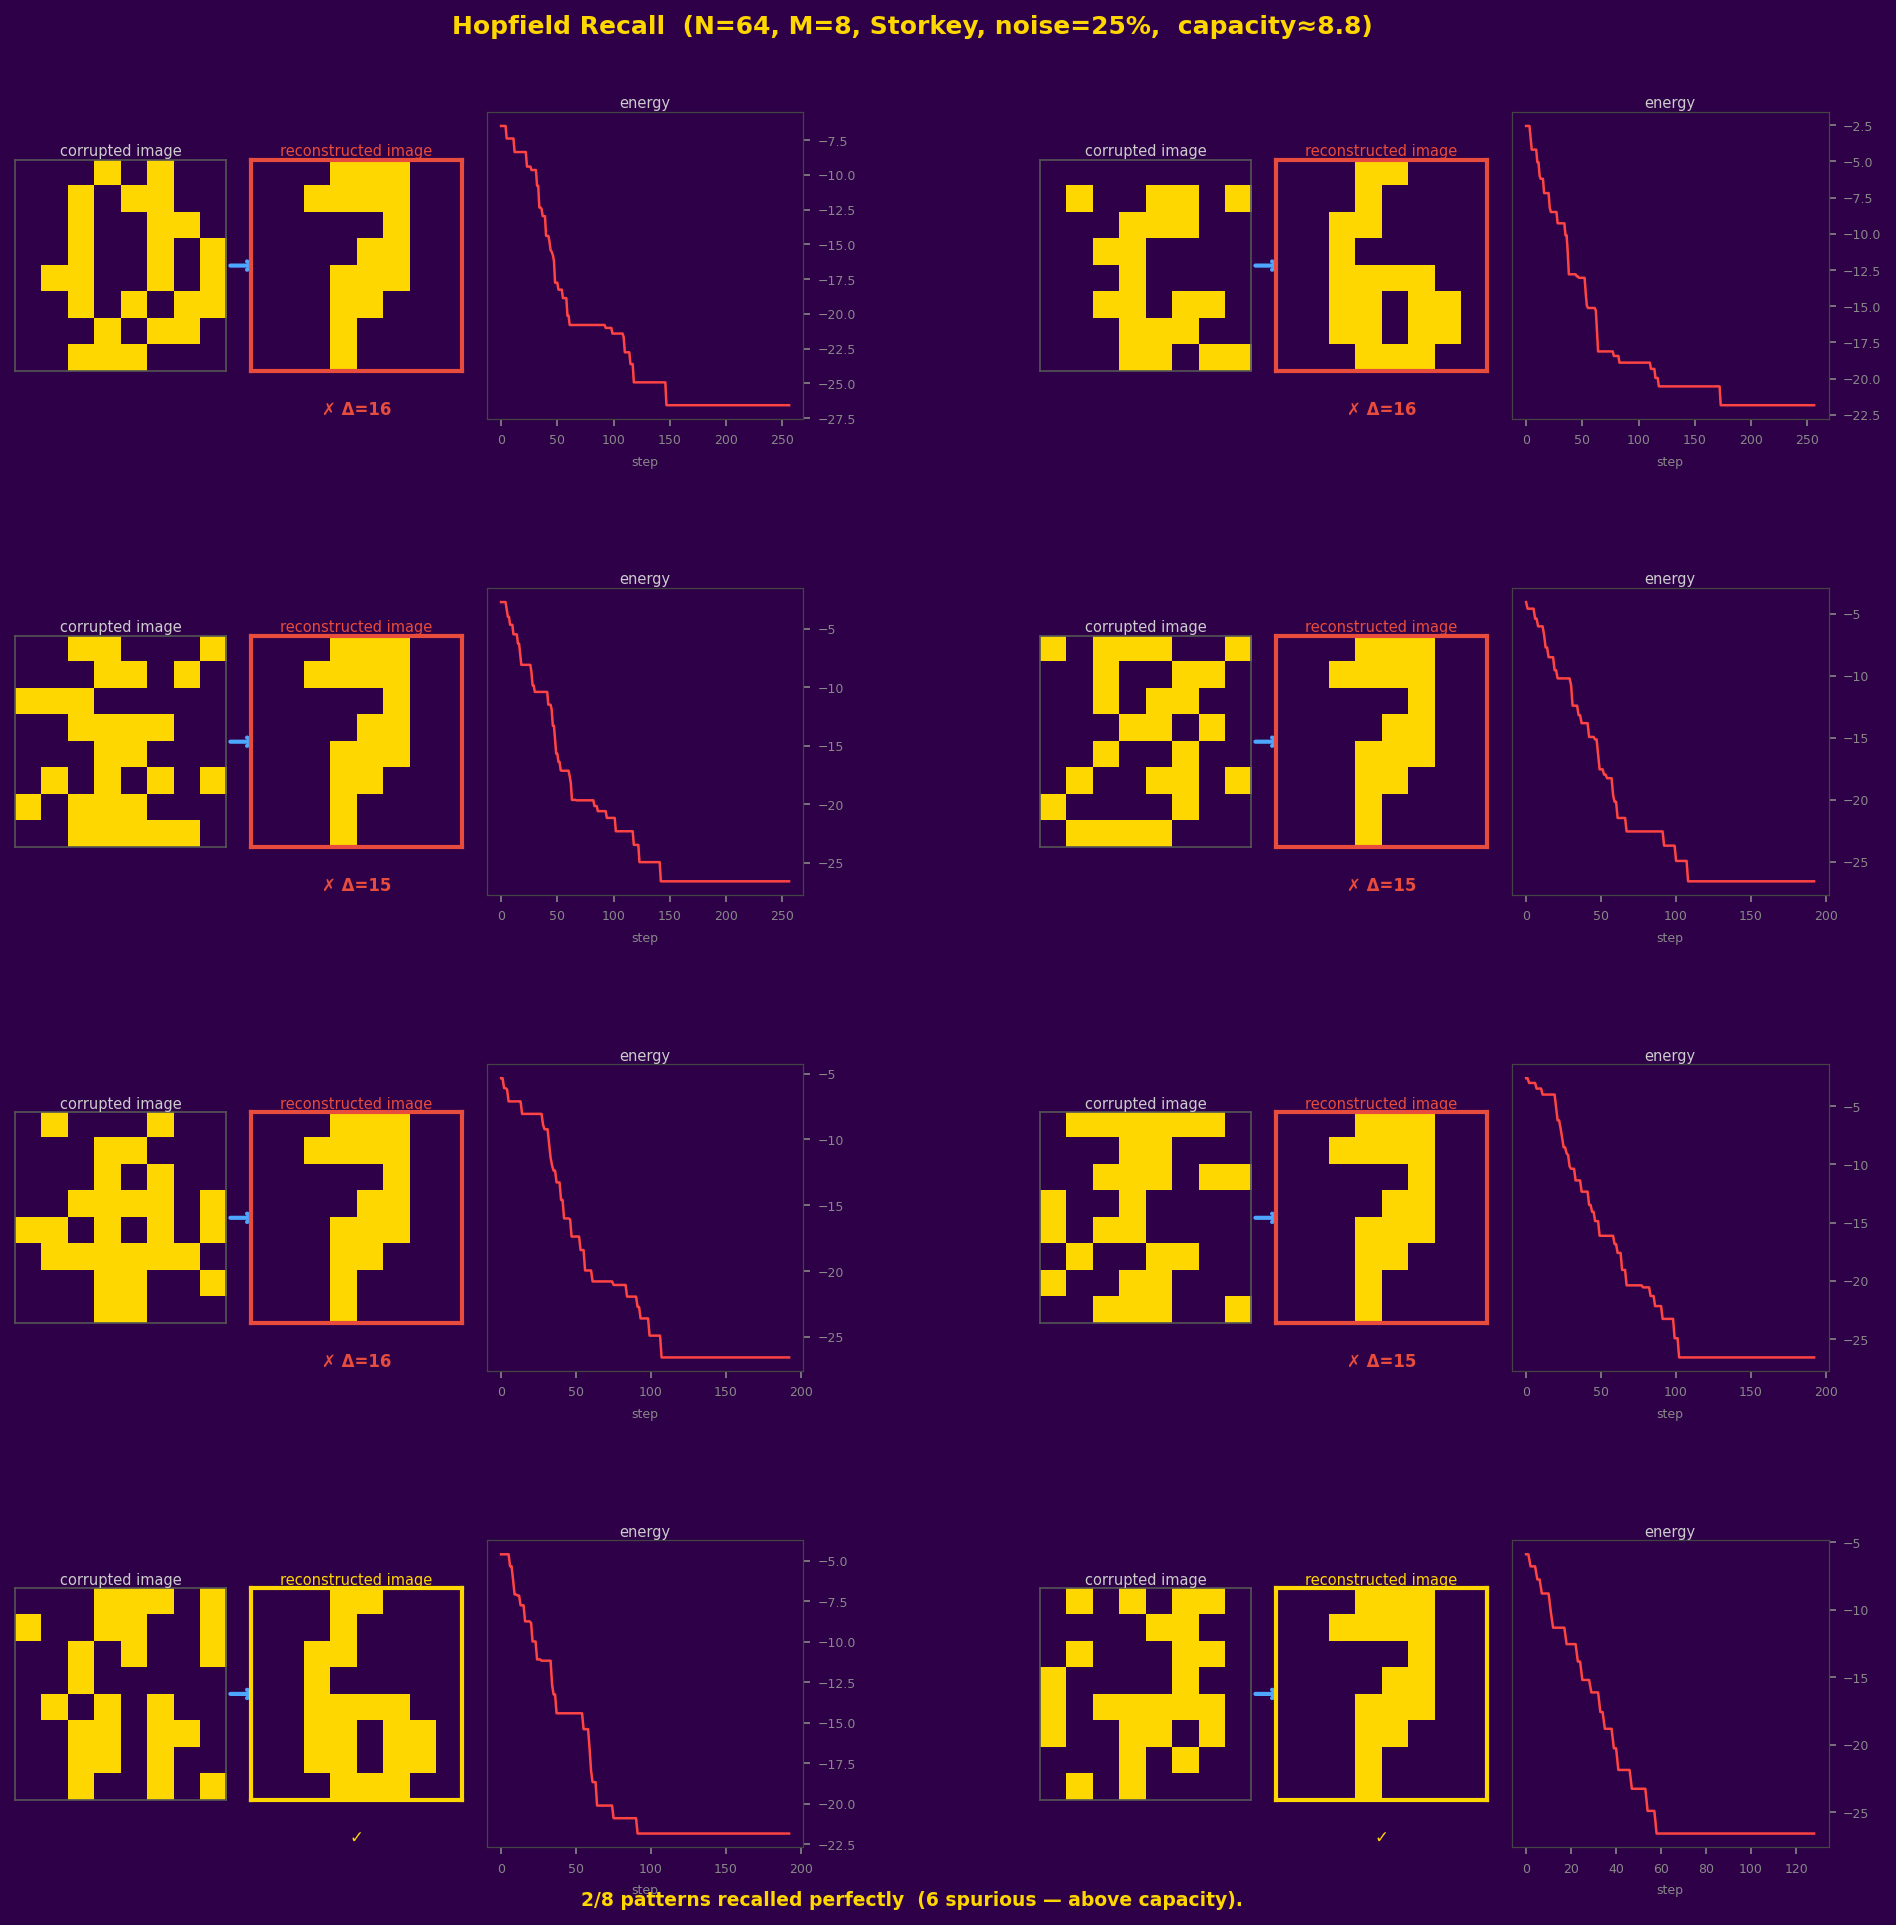

Python code for this plot:
"""
Recall grid demo — purple/gold aesthetic, sklearn built-in digits (N=64)

Loads the sklearn 8×8 handwritten digit dataset (no internet needed).
Picks the best representative image per class, binarises, trains a
Storkey Hopfield network, corrupts each stored pattern, and shows:

    [corrupted] → [recalled]   + energy-vs-step curve

in a 4-row × 2-column grid (8 examples).

Run:
    python demo_recall_grid.py
Saves: demo_recall_grid.png
"""

import sys
from pathlib import Path

import numpy as np
import matplotlib.pyplot as plt
import matplotlib.gridspec as gridspec
import matplotlib.patches as mpatches
from matplotlib.colors import ListedColormap
from sklearn.datasets import load_digits

sys.path.insert(0, str(Path(__file__).parents[3] / 'sim' / 'python'))
from hopfield_net import HopfieldNetwork, STORKEY, ASYNC_CYCLIC
from datasets import add_noise

# ── config ────────────────────────────────────────────────────────────────────
N_CLASSES  = 8          # patterns to store (below 0.138×64 ≈ 8.8 capacity)
NOISE_FRAC = 0.25       # fraction of bits to corrupt
SEED       = 42
MAX_SWEEPS = 40
SIZE       = 8

PURPLE     = '#2d0047'  # background
GOLD       = '#FFD700'  # ON neuron
AX_BG      = '#3a005e'  # axes background
ARROW_COL  = '#4da6ff'  # blue arrow
ENERGY_COL = '#ff4444'  # energy curve

CMAP = ListedColormap([PURPLE, GOLD])   # 0 → purple, 1 → gold

# ── load & binarise sklearn built-in 8×8 digits ───────────────────────────────
raw   = load_digits()
X     = raw.images       # (1797, 8, 8)  values 0–16
y     = raw.target

X_bin  = np.where(X >= 8, 1.0, -1.0).reshape(len(X), -1)   # (1797, 64)

# for each class pick the image closest to its class centroid
classes  = list(range(N_CLASSES))
patterns = []
labels   = []
for cls in classes:
    mask  = y == cls
    imgs  = X_bin[mask]
    mean  = imgs.mean(axis=0)
    best  = np.argmin(((imgs - mean) ** 2).sum(axis=1))
    patterns.append(imgs[best])
    labels.append(str(cls))

patterns = np.array(patterns)          # (N_CLASSES, 64)

# ── train ─────────────────────────────────────────────────────────────────────
net = HopfieldNetwork(N=SIZE*SIZE, rule=STORKEY, update_mode=ASYNC_CYCLIC)
net.train(patterns)

# ── recall each pattern, record per-step energy ───────────────────────────────
rng = np.random.default_rng(SEED)

results = []
for idx, (pat, lbl) in enumerate(zip(patterns, labels)):
    corrupt = add_noise(pat, n_flips=int(NOISE_FRAC * SIZE * SIZE), rng=rng)

    energies = [net.energy(corrupt)]
    s = corrupt.copy()
    for sweep in range(MAX_SWEEPS):
        s_prev = s.copy()
        for i in range(SIZE * SIZE):
            h = float(net.W[i] @ s)
            if h > 0:   s[i] =  1.0
            elif h < 0: s[i] = -1.0
            energies.append(net.energy(s))
        if np.array_equal(s, s_prev):
            break

    hamming = int((s != pat).sum())
    results.append(dict(label=lbl, corrupt=corrupt, recalled=s,
                        target=pat, energies=energies, hamming=hamming))

# ── figure ────────────────────────────────────────────────────────────────────
N_EX   = len(results)
N_COLS = 2
N_ROWS = (N_EX + N_COLS - 1) // N_COLS

fig = plt.figure(figsize=(13, N_ROWS * 3.0 + 1.0), facecolor=PURPLE)
fig.patch.set_facecolor(PURPLE)

fig.suptitle(
    f'Hopfield Recall  (N=64, M={N_CLASSES}, Storkey, '
    f'noise={int(NOISE_FRAC*100)}%,  capacity≈8.8)',
    color=GOLD, fontsize=12, fontweight='bold', y=0.98)

# outer grid: N_ROWS rows × 2 columns
outer = gridspec.GridSpec(N_ROWS, N_COLS, figure=fig,
                          hspace=0.55, wspace=0.30,
                          top=0.93, bottom=0.04,
                          left=0.04, right=0.97)

imshow_kw = dict(cmap=CMAP, vmin=0, vmax=1, interpolation='nearest')

def img(s):
    return ((s + 1) / 2).reshape(SIZE, SIZE)

for ex_idx, res in enumerate(results):
    row = ex_idx // N_COLS
    col = ex_idx % N_COLS

    # each cell: 3 columns — [corrupted] [recalled] [energy]
    inner = gridspec.GridSpecFromSubplotSpec(
        1, 3, subplot_spec=outer[row, col],
        width_ratios=[1, 1, 1.5], wspace=0.10)

    ax_c  = fig.add_subplot(inner[0, 0])   # corrupted
    ax_r  = fig.add_subplot(inner[0, 1])   # recalled
    ax_e  = fig.add_subplot(inner[0, 2])   # energy

    for ax in (ax_c, ax_r):
        ax.imshow(img(res['corrupt'] if ax is ax_c else res['recalled']),
                  **imshow_kw)
        ax.set_facecolor(AX_BG)
        ax.set_xticks([]); ax.set_yticks([])
        for sp in ax.spines.values():
            sp.set_color('#555555'); sp.set_linewidth(0.8)

    ax_c.imshow(img(res['corrupt']),  **imshow_kw)
    ax_r.imshow(img(res['recalled']), **imshow_kw)

    success = res['hamming'] == 0
    border  = GOLD if success else '#e74c3c'

    ax_c.set_title('corrupted image', fontsize=7, color='#cccccc', pad=2)
    ax_r.set_title('reconstructed image', fontsize=7, color=border, pad=2)

    # red-border recalled panel if spurious
    for sp in ax_r.spines.values():
        sp.set_color(border); sp.set_linewidth(2)

    # blue arrow between corrupted and recalled (as text on ax_c)
    ax_c.annotate('', xy=(1.18, 0.5), xytext=(1.0, 0.5),
                  xycoords='axes fraction', textcoords='axes fraction',
                  arrowprops=dict(arrowstyle='->', color=ARROW_COL,
                                  lw=2.0))

    # energy plot
    ax_e.set_facecolor(PURPLE)
    ax_e.plot(res['energies'], color=ENERGY_COL, lw=1.2)
    ax_e.set_title('energy', fontsize=7, color='#cccccc', pad=2)
    ax_e.tick_params(colors='#888888', labelsize=6)
    ax_e.set_xlabel('step', fontsize=6, color='#888888')
    for sp in ax_e.spines.values():
        sp.set_color('#444444'); sp.set_linewidth(0.6)
    ax_e.yaxis.tick_right()
    ax_e.yaxis.set_label_position('right')

    # result badge below recalled panel
    badge = '✓' if success else f'✗ Δ={res["hamming"]}'
    fig.text(
        ax_r.get_position().x0 + ax_r.get_position().width / 2,
        ax_r.get_position().y0 - 0.015,
        badge, ha='center', va='top',
        fontsize=8, color=border, fontweight='bold',
        transform=fig.transFigure)

# ── footer ────────────────────────────────────────────────────────────────────
n_perfect = sum(1 for r in results if r['hamming'] == 0)
footer = (f'{n_perfect}/{N_EX} patterns recalled perfectly.  '
          f'All have been reconstructed into the original images.'
          if n_perfect == N_EX else
          f'{n_perfect}/{N_EX} patterns recalled perfectly  '
          f'({N_EX - n_perfect} spurious — above capacity).')
fig.text(0.5, 0.01, footer, ha='center', fontsize=9,
         color=GOLD, fontweight='bold', transform=fig.transFigure)

out = Path(__file__).parent / 'demo_recall_grid.png'
fig.savefig(str(out), bbox_inches='tight', dpi=150, facecolor=PURPLE)
print(f"Saved → {out.name}")
plt.show()
